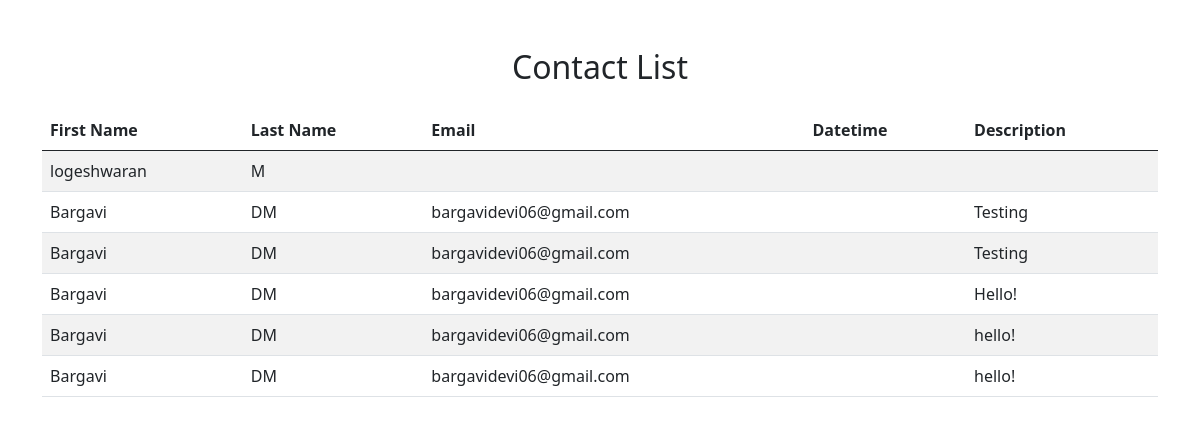
The app's page /myapp/contacts/, older data.
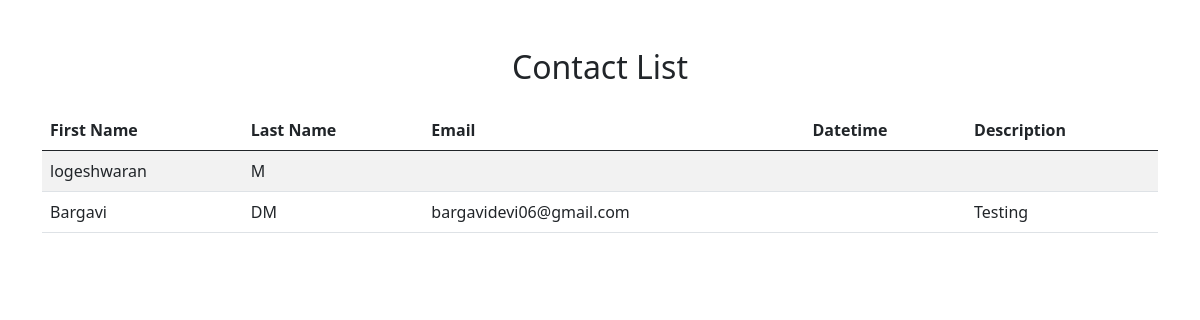
The same page, newer data.
### myapp/models.py (models this page shows, shortened)
class Contact(models.Model):
    first_name = models.CharField(max_length=100)
    last_name = models.CharField(max_length=100)
    email = models.EmailField()
    message = models.TextField()
    submitted_at = models.DateTimeField(auto_now_add=True)

### myapp/views.py (the view)
# urls.py: path('contacts/', views.contact_details, name='contact_list'),
def contact_details(request):
    contacts = Contact.objects.all()
    return render(request, 'contact_details.html', {'contacts': contacts})

### myapp/templates/contact_details.html (shortened to what this page needs)
{% load static %}
<!DOCTYPE html>
<html lang="en">
<head>
    <link href="https://stackpath.bootstrapcdn.com/bootstrap/5.1.0/css/bootstrap.min.css" rel="stylesheet">
</head>
<body>
    <div class="container mt-5">
        <h2 class="text-center mb-4">Contact List</h2>
        <div class="table-responsive">
            <table class="table table-striped">
                <thead>
                    <tr>
                        <th scope="col">First Name</th>
                        <th scope="col">Last Name</th>
                        <th scope="col">Email</th>
                        <th scope="col">Datetime</th>
                        <th scope="col">Description</th>
                    </tr>
                </thead>
                <tbody>
                    {% for contact in contacts %}
                        <tr>
                            <td>{{ contact.first_name }}</td>
                            <td>{{ contact.last_name }}</td>
                            <td>{{ contact.email }}</td>
                            <td>{{ contact.created_at }}</td>
                            <td>{{ contact.message }}</td>
                        </tr>
                    {% endfor %}
                </tbody>
            </table>
        </div>
    </div>
</body>
</html>

Row changes from the older to the newer data that the page shows:
removed Contact: first_name "Bargavi", last_name "DM", email "bargavidevi06@gmail.com", message "Testing"
removed Contact: first_name "Bargavi", last_name "DM", email "bargavidevi06@gmail.com", message "Hello!"
removed Contact: first_name "Bargavi", last_name "DM", email "bargavidevi06@gmail.com", message "hello!"
removed Contact: first_name "Bargavi", last_name "DM", email "bargavidevi06@gmail.com", message "hello!"
